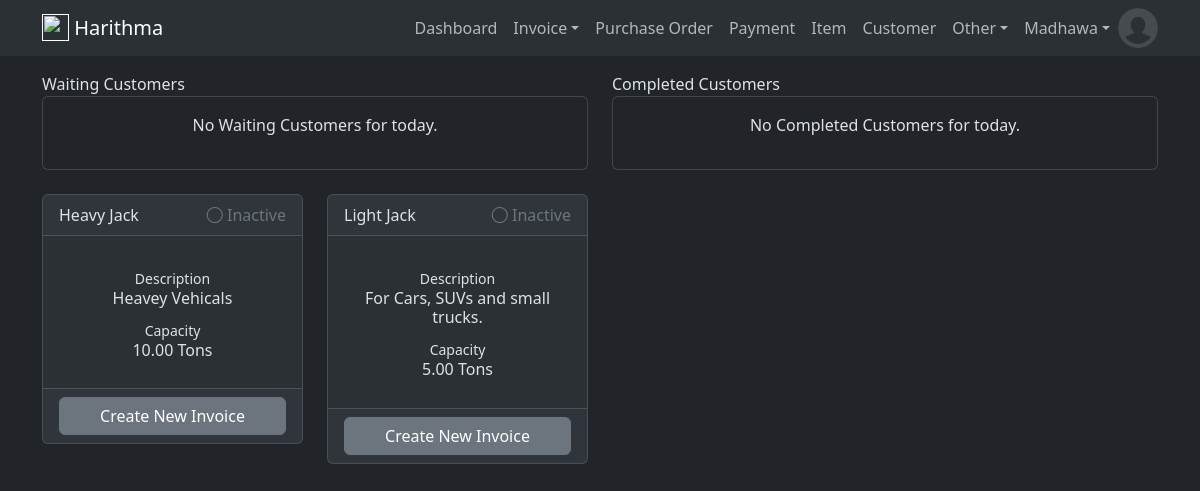
The page /dashboard (signed in) on the database its author committed.
### harithmapos/models.py (models this page shows, shortened)
class User(db.Model, UserMixin):
    id = db.Column(db.Integer, primary_key=True)
    email = db.Column(db.String(120), unique=True, nullable=False)
    name = db.Column(db.String(50), nullable=False)
    image = db.Column(db.String(20), default='default.jpg')
    password = db.Column(db.String(60), nullable=False)
    ui_theme = db.Column(db.String(5), default='light')
    create_dttm = db.Column(db.DateTime, nullable=False, default=datetime.utcnow)
    update_dttm = db.Column(db.DateTime, nullable=False, default=datetime.utcnow)

class WashBay(db.Model):
    id = db.Column(db.Integer, primary_key=True)
    name = db.Column(db.String(50), nullable=False)
    remarks = db.Column(db.String(255))
    capacity = db.Column(db.Numeric(10,2))
    create_dttm = db.Column(db.DateTime, nullable=False, default=datetime.utcnow)
    invoices = db.relationship('InvoiceHead', backref='washbay', lazy=True)
    @hybrid_property
    def active_invoice(self):
        active_invoice_head = InvoiceHead.query.filter(InvoiceHead.is_in_bay).filter(InvoiceHead.washbay_id==self.id).first()
        return active_invoice_head

### harithmapos/views/dashboard/routes.py (the view)
@dashboard_blueprint.route('/dashboard')
def dashboard():
    invoice_head_create_form = InvoiceHeadCreateForm()
    results = WashBay.query.all()
    waiting_invoices = InvoiceHead.query.filter(InvoiceHead.service_status==0).all()
    polishing_invoices = InvoiceHead.query.filter(InvoiceHead.service_status==4).all()
    done_invoices = InvoiceHead.query.filter(InvoiceHead.service_status==5).filter(db.func.date(InvoiceHead.created_dttm) == datetime.now().date()).all()
    active_wash_bays = [washbay for washbay in results if washbay.active_invoice ]
    inactive_wash_bays = [washbay for washbay in results if not washbay.active_invoice ]
    return render_template(
        'dashboard.html',
        title='InvoiceHead',
        invoice_head_create_form=invoice_head_create_form,
        results = results,
        active_wash_bays=active_wash_bays,
        inactive_wash_bays=inactive_wash_bays,
        waiting_invoices=waiting_invoices,
        polishing_invoices=polishing_invoices,
        done_invoices=done_invoices,
        service_status_form_list=config.SERVICE_STATUS_FORM_LIST,
        service_status_list=config.SERVICE_STATUS_LIST
    )

### harithmapos/models.py (called while the page is built)
@login_manager.user_loader
def load_user(user_id):
    return User.query.get(int(user_id))

    @is_in_bay.expression
    def is_in_bay(cls):
        return cls.service_status.in_([1, 2, 3])

### harithmapos/templates/dashboard.html (shortened to what this page needs)
{% extends 'layout/base.html' %}
{% block body %}
<div class="container">
    <div class="row mt-3">
        <div class="col">
            <caption>Waiting Customers</caption>
            {% if waiting_invoices %}
            <table class="table table-sm table-hover table-bordered">
                <thead class="thread-dark">
                    <tr>
                        <th scope="col">ID</th>
                        <th scope="col">Customer</th>
                        <th scope="col">Vehical</th>
                        <th scope="col">Employee</th>
                        <th scope="col">Wash Bay</th>
                    </tr>
                </thead>
                <tbody id="results">
                    {% for invoice in waiting_invoices %}
                        <tr>
                            <td class="align-middle">
                                <a href="{{ url_for('invoice_blueprint.invoice_head_detail', invoice_head_id=invoice.id) }}" class="btn btn-warning btn-sm">{{invoice.id}}</a>
                            </td>
                            <td class="align-middle">{{invoice.customer.name}}</td>
                            <td class="align-middle">{{invoice.vehical.number}}</td>
                            <td class="align-middle">{{invoice.employee.name}}</td>
                            <td class="align-middle">{{invoice.washbay.name}}</td>
                        </tr>
                    {% endfor %}
                </tbody>
            </table>
            {% else %}
            <div class="card text-center">
                <div class="card-body">
                    <p>No Waiting Customers for today.</p>
                  </div>
            </div>
            {% endif %}
        </div>
        <div class="col">
            <caption>Completed Customers</caption>
            {% if done_invoices %}
            <table class="table table-sm table-hover table-bordered">
                <thead class="thread-dark">
                    <tr>
                        <th scope="col">ID</th>
                        <th scope="col">Customer</th>
                        <th scope="col">Vehical</th>
                        <th scope="col">Employee</th>
                        <th scope="col">Wash Bay</th>
                    </tr>
                </thead>
                <tbody id="results">
                    {% for invoice in done_invoices %}
                        <tr>
                            <td class="align-middle">
                                <a href="{{ url_for('invoice_blueprint.invoice_head_detail', invoice_head_id=invoice.id) }}" class="btn btn-success btn-sm">{{invoice.id}}</a>
                            </td>
                            <td class="align-middle">{{invoice.customer.name}}</td>
                            <td class="align-middle">{{invoice.vehical.number}}</td>
                            <td class="align-middle">{{invoice.employee.name}}</td>
                            <td class="align-middle">{{invoice.washbay.name}}</td>
                        </tr>
                    {% endfor %}
                </tbody>
            </table>
            {% else %}
            <div class="card text-center">
                <div class="card-body">
                    <p>No Completed Customers for today.</p>
                  </div>
            </div>
            {% endif %}
        </div>
    </div>
    <div class="row row-cols-1 row-cols-md-4">
        {% for washbay in inactive_wash_bays %}
            <div class="col mt-4">
                <div class="card bg-body-tertiary">
                    <div class="card-header d-flex">
                        <span>{{ washbay.name }}</span>
                        <span class="ms-auto text-secondary"><i class="bi bi-circle"></i> Inactive</span>
                    </div>
                    <div class="card-body">
                        <div class="row mt-3 text-center">
                            <div class="col">
                                <div class="row mb-1">
                                    <small>Description</small>
                                    <h6>{{washbay.remarks}}</h6>
                                </div>
                                <div class="row mb-1">
                                    <small>Capacity</small>
                                    <h6>{{washbay.capacity}} Tons</h6>
                                </div>
                            </div>
                        </div>
                    </div>
                    <div class="card-footer">
                        <div class="d-grid gap-2 mx-auto">
                            <a href="{{ url_for('invoice_blueprint.insert_invoice_head') }}" class="btn btn-secondary">Create New Invoice</a>
                        </div>
                    </div>
                </div>
            </div>
        {% endfor %}
    </div>
</div>
{% endblock %}

### harithmapos/templates/layout/navbar.html (shortened to what this page needs)
<nav class="navbar navbar-expand-lg bg-body-tertiary">
    <div class="container">
        <a href="" class="navbar-brand lead">
            <img src="{{url_for('static', filename='vehical.png')}}" height="27" class="d-inline-block align-text-top">
            <b>Harithma</b>
        </a>
        <div class="collapse navbar-collapse" id="navbarCollapse">
            <ul class="navbar-nav ms-auto">
                {% if current_user.is_authenticated %}
                    <a class="nav-item nav-link" href="{{ url_for('dashboard_blueprint.dashboard') }}">Dashboard</a>
                    <li class="nav-item dropdown">
                        <a class="nav-link dropdown-toggle" href="#" role="button" data-bs-toggle="dropdown" aria-expanded="false">Invoice</a>
                    </li>
                    <a class="nav-item nav-link" href="{{ url_for('purchase_order_blueprint.purchase_order_head') }}">Purchase Order</a>
                    <a class="nav-item nav-link" href="{{ url_for('payment_blueprint.payment') }}">Payment</a>
                    <a class="nav-item nav-link" href="{{ url_for('item_blueprint.item') }}">Item</a>
                    <a class="nav-item nav-link" href="{{ url_for('customer_blueprint.customer') }}">Customer</a>
                    <li class="nav-item dropdown">
                        <a class="nav-link dropdown-toggle" href="#" role="button" data-bs-toggle="dropdown" aria-expanded="false">Other</a>
                    </li>
                    <li class="nav-item dropdown">
                        <a class="nav-link dropdown-toggle" href="#" role="button" data-bs-toggle="dropdown" aria-expanded="false">{{ current_user.name }}</a>
                    </li>
                    <img src="{{ url_for('static', filename='user_images/'+current_user.image) }}" class="rounded-circle" height="40" alt="Avatar" />
                {% else %}
                    <a class="nav-item nav-link" href="{{ url_for('user_blueprint.login') }}">Login</a>
                    <a class="nav-item nav-link" href="{{ url_for('user_blueprint.register') }}">Register</a>
                {% endif %}
            </ul>
        </div>
    </div>
</nav>

### rows shown on the page
User: name "Madhawa", image (placeholder picture)
WashBay: name "Heavy Jack", remarks "Heavey Vehicals", capacity "10.00"
WashBay: name "Light Jack", remarks "For Cars, SUVs and small trucks.", capacity "5.00"
